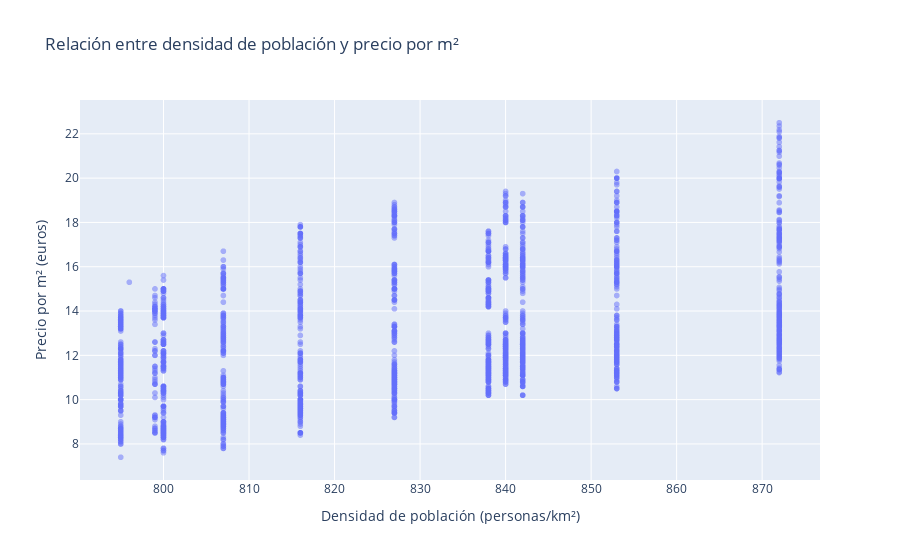

Here is the notebook cell this chart was saved with:
### Code cell
# 3. Correlación entre m2_price y population_density
fig = px.scatter(df, x='population_density', y='m2_price', opacity=0.5, title="Relación entre densidad de población y precio por m²")
fig.update_layout(xaxis_title="Densidad de población (personas/km²)", yaxis_title="Precio por m² (euros)")
fig.show()

### Figure 1 — Plotly figure (JSON) as saved in the notebook; plotly's stock layout.template omitted (floating-point values rounded to 4 significant figures; data arrays with more than 128 entries replaced by an {"elided": "..."} marker saying what was removed)
{"data": [{"hovertemplate": "population_density=%{x}<br>m2_price=%{y}<extra></extra>", "legendgroup": "", "marker": {"color": "#636efa", "opacity": 0.5, "symbol": "circle"}, "mode": "markers", "name": "", "showlegend": false, "type": "scattergl", "x": {"elided": "2218 int values"}, "xaxis": "x", "y": {"elided": "2218 float values"}, "yaxis": "y"}], "layout": {"legend": {"tracegroupgap": 0}, "title": {"text": "Relación entre densidad de población y precio por m²"}, "xaxis": {"anchor": "y", "domain": [0, 1], "title": {"text": "Densidad de población (personas/km²)"}}, "yaxis": {"anchor": "x", "domain": [0, 1], "title": {"text": "Precio por m² (euros)"}}}}
